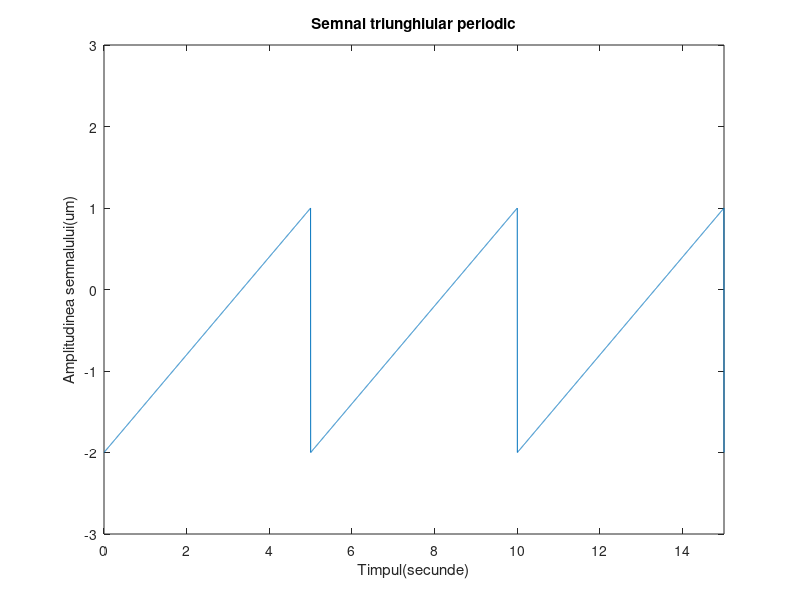

Here is the MATLAB script that generated this plot:
t=0:.002:15;
%3 perioade/2ms
x=1.5*sawtooth(2*pi*0.2*t)-0.5;
%->Atribuim variabilei x o functie ce reprezinta un semnal triunghiular
plot(t,x)
%->Generam un grafic de parametri t si x cu ajutorul functiei plot
axis([0 15 -3 3])
%->Stabilim intervalul de valori pentru graficul generat de plot cu
%ajutorul functiei axis
xlabel('Timpul(secunde)')
ylabel('Amplitudinea semnalului(um)')
title('Semnal triunghiular periodic')